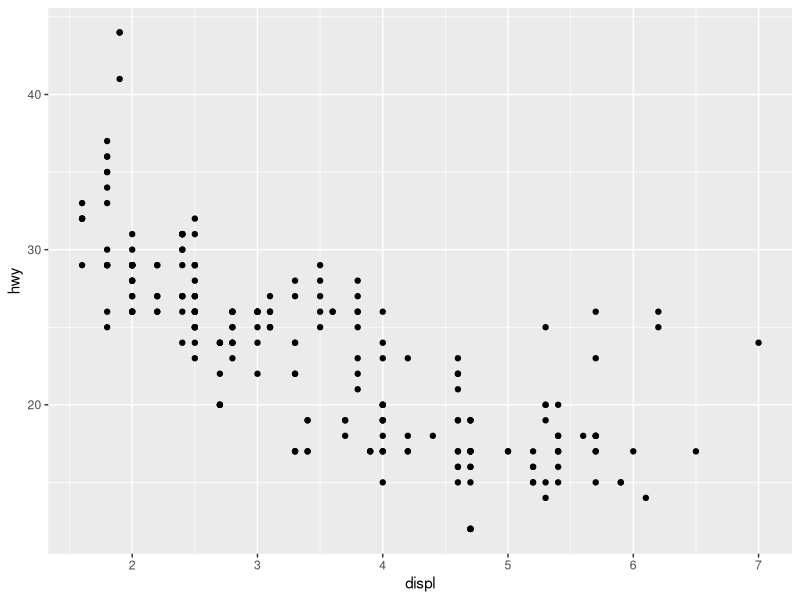
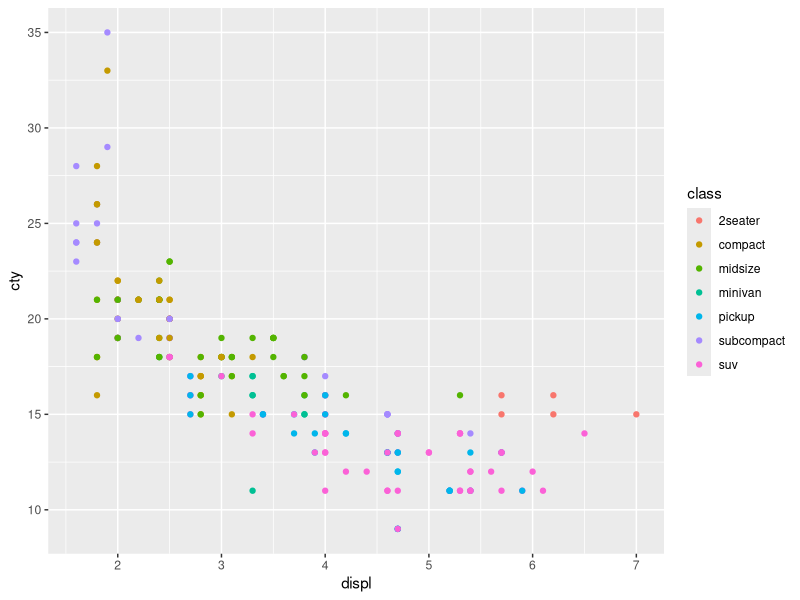
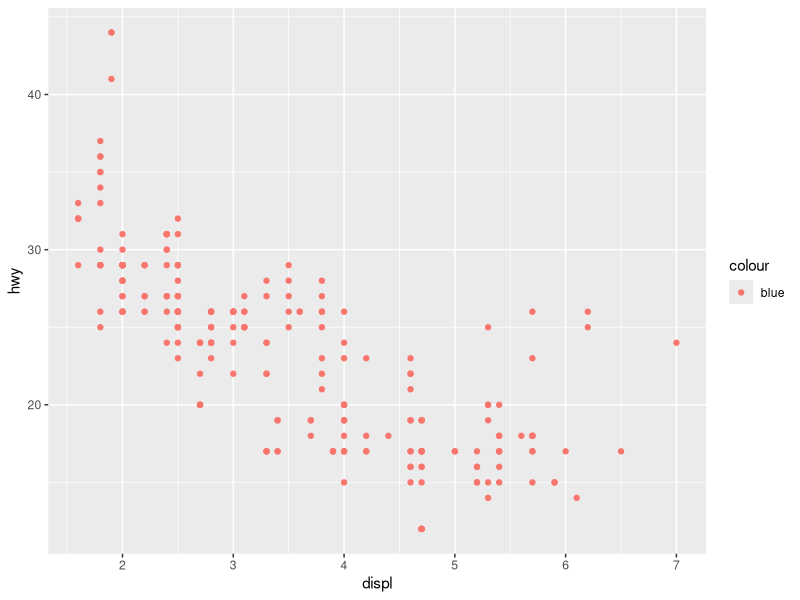
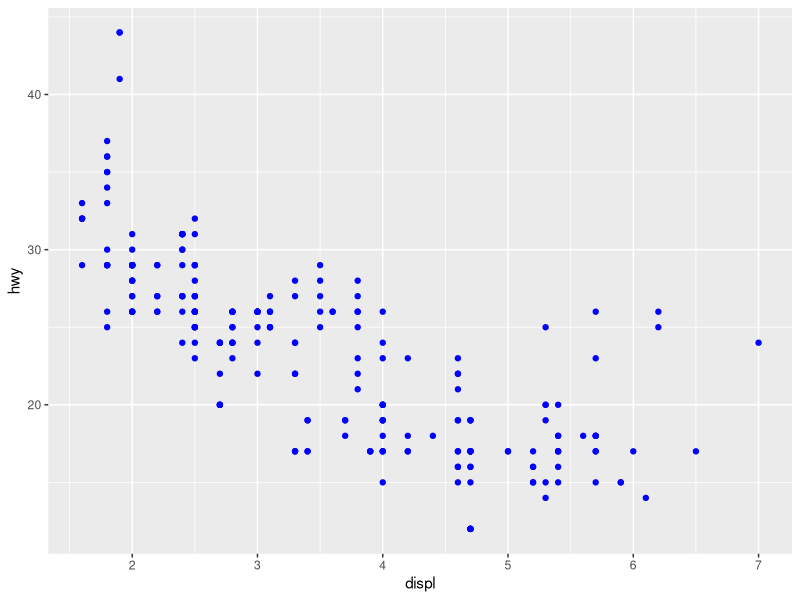
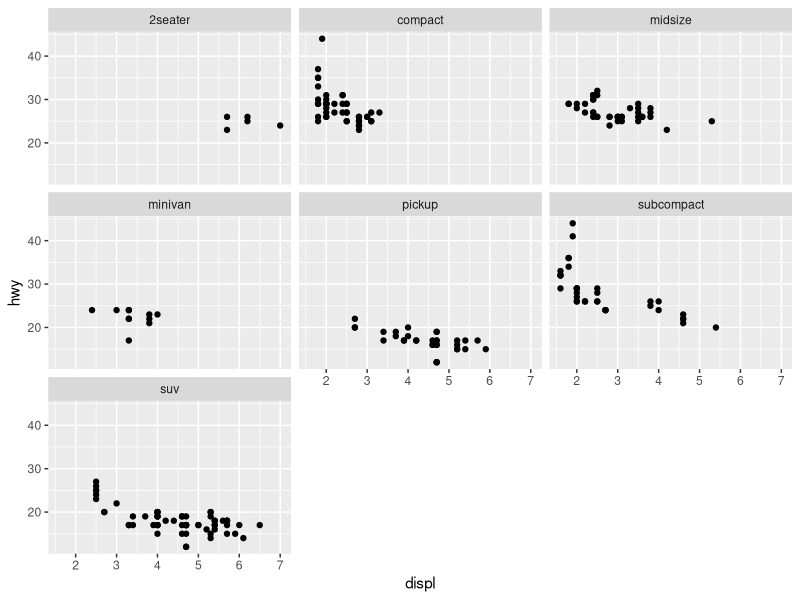
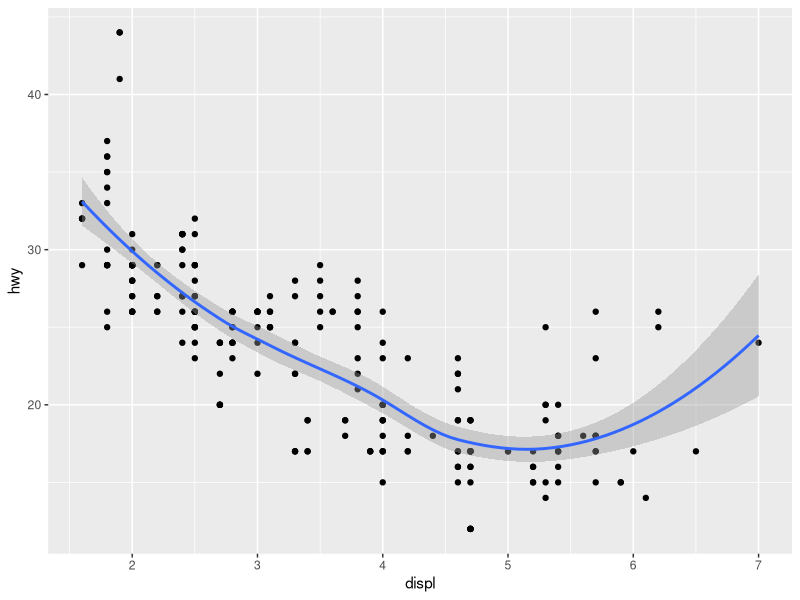
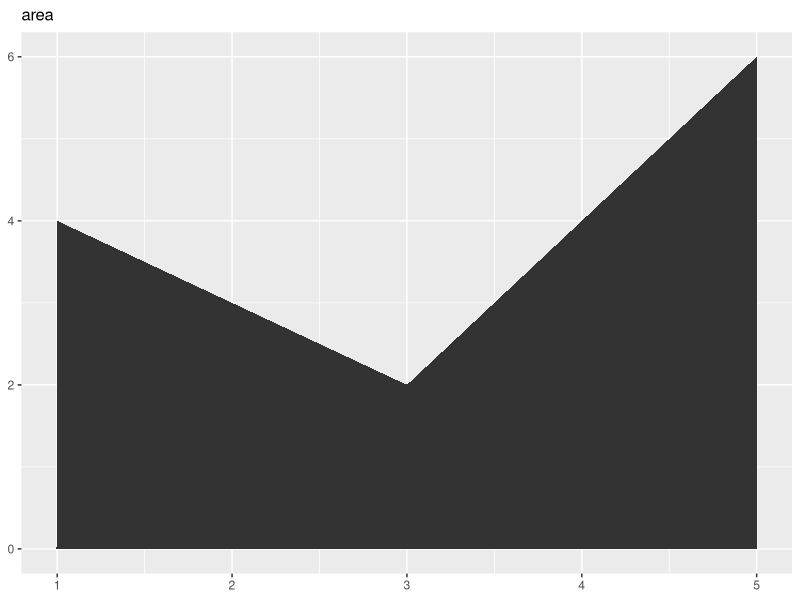
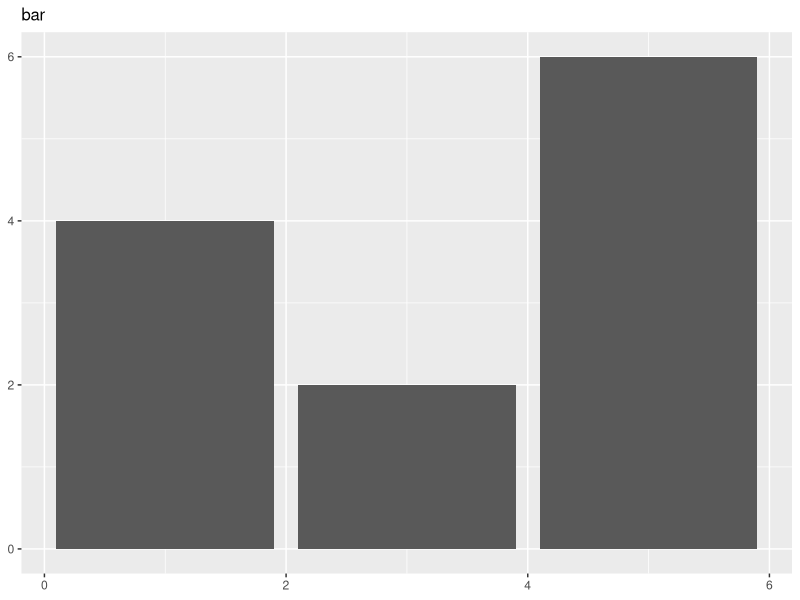

Write the R code that produced these figures, in order.
## ---- chunk 1
knitr::opts_chunk$set(out.width = "100%")
## ---- chunk 2
library(ggplot2)
ggplot(mpg, aes(x = displ, y = hwy)) + 
  geom_point()
## ---- chunk 3
ggplot(mpg, aes(displ, cty, colour = class)) + 
  geom_point()
## ---- chunk 4
ggplot(mpg, aes(displ, hwy)) + geom_point(aes(colour = "blue"))
ggplot(mpg, aes(displ, hwy)) + geom_point(colour = "blue")
## ---- chunk 5
ggplot(mpg, aes(displ, hwy)) + 
  geom_point() + 
  facet_wrap(~class)
## ---- chunk 6
ggplot(mpg, aes(displ, hwy)) + 
  geom_point() + 
  geom_smooth()
## ---- chunk 7
df <- data.frame(
  x = c(3, 1, 5), 
  y = c(2, 4, 6), 
  label = c("a","b","c")
)
p <- ggplot(df, aes(x, y, label = label)) + 
  labs(x = NULL, y = NULL) + # Hide axis label
  theme(plot.title = element_text(size = 12)) # Shrink plot title
## ---- chunk 8
p + geom_area() + ggtitle("area")
## ---- chunk 9
p + geom_bar(stat = 'identity') + ggtitle("bar")
## ---- chunk 10
p + geom_line() + ggtitle("line")
p + geom_path() + ggtitle("path")
## ---- chunk 11
p + geom_point() + ggtitle("point")
## ---- chunk 12
p + geom_polygon() + ggtitle("polygon")
## ---- chunk 13
p + geom_tile() + ggtitle("raster")
## ---- chunk 14
data(Oxboys, package = "nlme")
head(Oxboys)
## ---- chunk 15
ggplot(Oxboys, aes(age, height, group = Subject)) + 
  geom_point() + 
  geom_line()
## ---- chunk 16
ggplot(Oxboys, aes(age, height)) + 
  geom_point() + 
  geom_line()
## ---- chunk 17
ggplot(Oxboys, aes(age, height)) + 
  geom_line(aes(group = Subject)) + 
  geom_smooth(method = "lm", size = 2, se = FALSE)
## ---- chunk 18
ggplot(Oxboys, aes(Occasion, height)) + 
  geom_boxplot()
## ---- chunk 19
ggplot(Oxboys, aes(Occasion, height)) + 
  geom_boxplot() +
  geom_line(colour = "#3366FF", alpha = 0.5)
## ---- chunk 20
ggplot(Oxboys, aes(Occasion, height)) + 
  geom_boxplot() +
  geom_line(aes(group = Subject), colour = "#3366FF", alpha = 0.5)
## ---- chunk 21
df <- data.frame(x = 1:3,
                 y = 1:3,
                 colour = c(1, 3, 5))
ggplot(df, aes(x, y, colour = factor(colour))) +
  geom_line(aes(group = 1), size = 2) +
  geom_point(size = 5)
## ---- chunk 22
ggplot(df, aes(x, y, colour = colour)) +
  geom_line(aes(group = 1), size = 2) +
  geom_point(size = 5)
